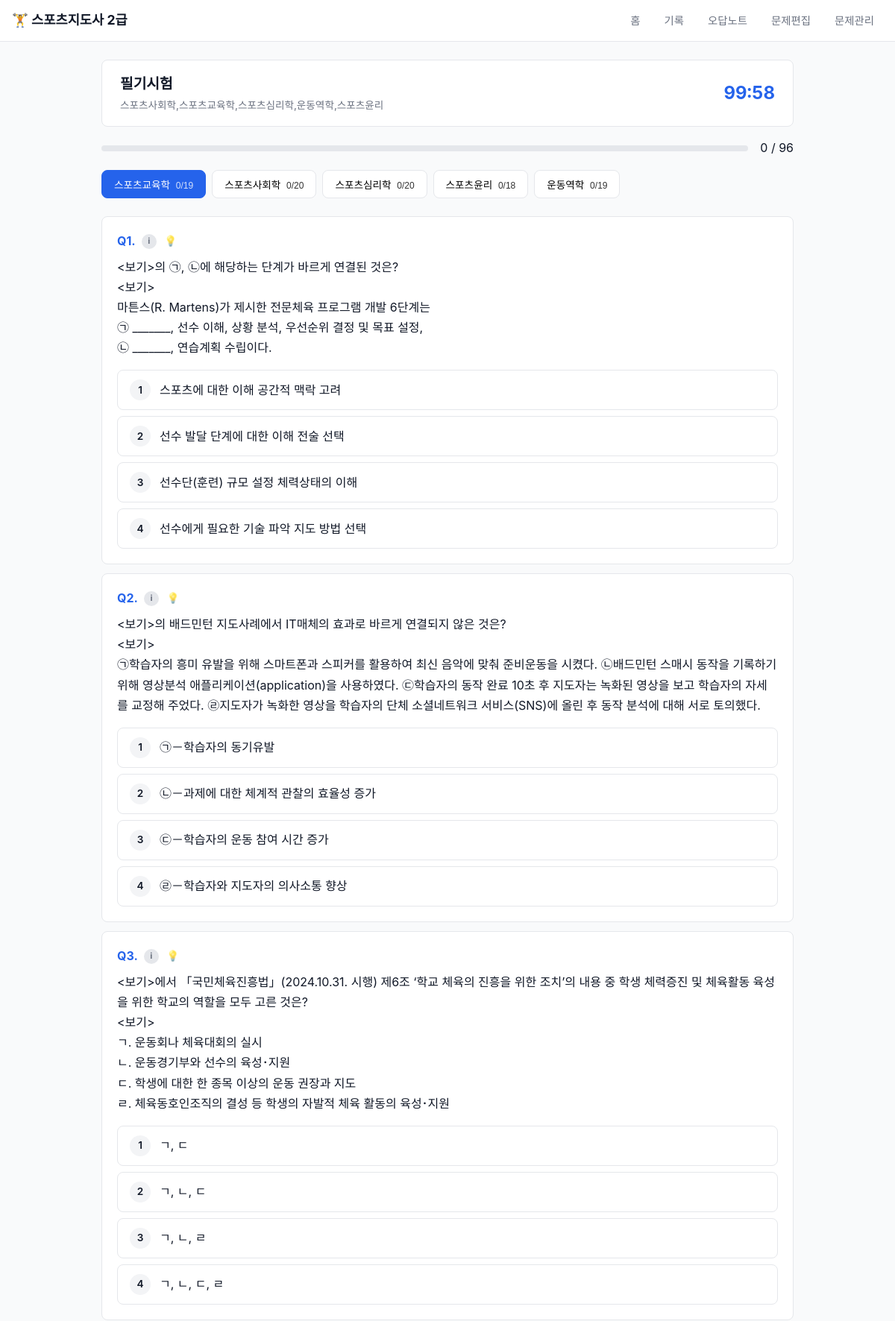
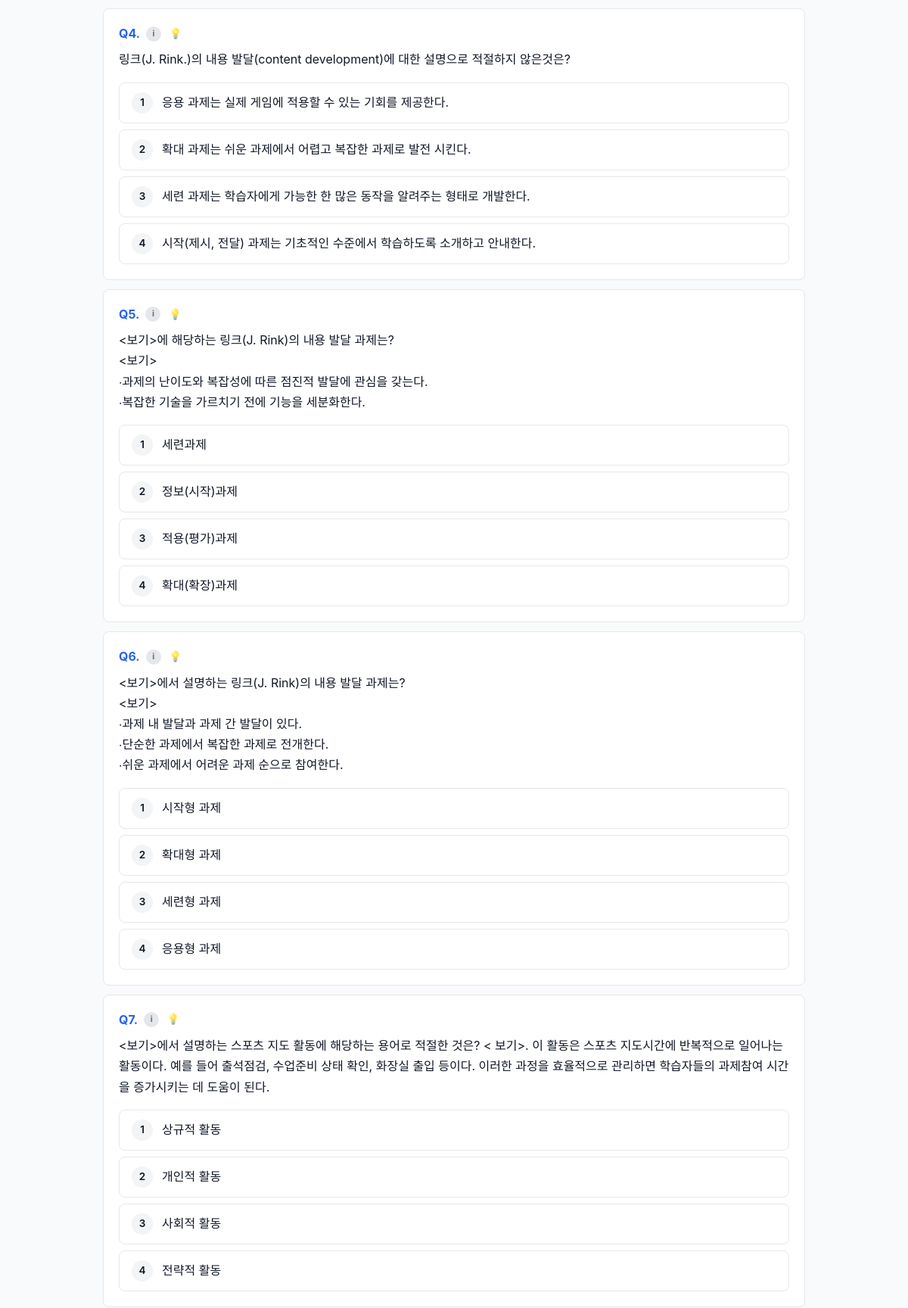
The app's page /quiz/1 (upper part) with its own data (2 pictures, top to bottom).
### tables this page shows
CREATE TABLE test_sessions (
    id              INTEGER PRIMARY KEY AUTOINCREMENT,
    test_type       TEXT NOT NULL CHECK(test_type IN ('written', 'oral')),
    selected_subjects TEXT NOT NULL,
    total_questions INTEGER NOT NULL,
    correct_count   INTEGER DEFAULT 0,
    score_percent   REAL DEFAULT 0,
    time_limit_sec  INTEGER,
    time_spent_sec  INTEGER,
    is_passed       INTEGER DEFAULT 0,
    completed       INTEGER DEFAULT 0,
    started_at      TEXT DEFAULT (datetime('now')),
    finished_at     TEXT
);

CREATE TABLE subjects (
    id          INTEGER PRIMARY KEY AUTOINCREMENT,
    name        TEXT NOT NULL UNIQUE,
    category    TEXT NOT NULL CHECK(category IN ('written', 'oral')),
    description TEXT,
    created_at  TEXT DEFAULT (datetime('now'))
);

CREATE TABLE user_answers (
    id              INTEGER PRIMARY KEY AUTOINCREMENT,
    session_id      INTEGER NOT NULL REFERENCES test_sessions(id) ON DELETE CASCADE,
    question_id     INTEGER NOT NULL REFERENCES questions(id),
    subject_id      INTEGER NOT NULL REFERENCES subjects(id),
    user_answer     TEXT,
    is_correct      INTEGER DEFAULT 0,
    answered_at     TEXT DEFAULT (datetime('now'))
);

CREATE TABLE questions (
    id              INTEGER PRIMARY KEY AUTOINCREMENT,
    subject_id      INTEGER NOT NULL REFERENCES subjects(id),
    question_type   TEXT NOT NULL CHECK(question_type IN ('multiple_choice', 'oral')),
    question_text   TEXT NOT NULL,
    option_a        TEXT,
    option_b        TEXT,
    option_c        TEXT,
    option_d        TEXT,
    correct_answer  TEXT NOT NULL,
    explanation     TEXT,
    difficulty      INTEGER DEFAULT 2 CHECK(difficulty BETWEEN 1 AND 3),
    exam_year       TEXT,
    exam_type       TEXT,
    question_number INTEGER,
    source          TEXT,
    created_at      TEXT DEFAULT (datetime('now'))
, comment TEXT);

### app.py (the view)
@app.route('/quiz/<int:session_id>')
def quiz(session_id):
    db = get_db()
    session = db.execute('SELECT * FROM test_sessions WHERE id = ?', (session_id,)).fetchone()
    if not session:
        flash('시험을 찾을 수 없습니다.', 'error')
        return redirect(url_for('index'))
    if session['completed']:
        return redirect(url_for('result', session_id=session_id))
    answers = db.execute('''
        SELECT ua.*, q.question_text, q.option_a, q.option_b, q.option_c, q.option_d,
               q.correct_answer, q.exam_year, q.exam_type, q.question_number, q.comment,
               s.name as subject_name
        FROM user_answers ua
        JOIN questions q ON ua.question_id = q.id
        JOIN subjects s ON ua.subject_id = s.id
        WHERE ua.session_id = ?
        ORDER BY s.name, ua.id
    ''', (session_id,)).fetchall()
    return render_template('quiz.html', session=session, answers=answers)

### app.py (called while the page is built, shortened)
@app.template_filter('nl2br')
def nl2br(text):
    if not text:
        return ''
    import html as html_mod
    text = html_mod.escape(str(text))
    text = text.replace('\n', '<br>')
    return Markup(text)

@app.template_filter('format_question')
def format_question(text):
    if not text:
        return ''
    import html as html_mod
    lines = str(text).split('\n')
    result = []
    table_lines = []
    def flush_table():
        if not table_lines:
            return
    for line in lines:
        if line.count('|') >= 2:
            table_lines.append(line)
        else:
            flush_table()
            escaped = html_mod.escape(line)
            escaped = re.sub(
                r'\[img:([^\]]+)\]',
                r'<img src="/static/images/\1" class="q-img" alt="문제 이미지">',
                escaped
            )
            result.append(escaped)
    flush_table()
    return Markup('<br>'.join(result))

def get_db():
    if 'db' not in g:
        os.makedirs(os.path.dirname(DB_PATH), exist_ok=True)
        g.db = sqlite3.connect(DB_PATH)
        g.db.row_factory = sqlite3.Row
        g.db.execute('PRAGMA foreign_keys = ON')
    return g.db

### templates/quiz.html (shortened to what this page needs)
{% extends "base.html" %}
{% block content %}
<div class="quiz-header">
    <div class="quiz-info">
        <h2>필기시험</h2>
        <span>{{ session.selected_subjects }}</span>
    </div>
    <div class="quiz-timer" id="timer">
        <span id="timeDisplay">100:00</span>
    </div>
</div>
<div class="quiz-progress">
    <div class="progress-bar">
    </div>
    <span id="progressText">0 / {{ answers|length }}</span>
</div>
<div class="subject-tabs" id="subjectTabs">
    {% set ns = namespace(subjects=[]) %}
    {% for a in answers %}
        {% if a.subject_name not in ns.subjects %}
            {% set ns.subjects = ns.subjects + [a.subject_name] %}
        {% endif %}
    {% endfor %}
    {% for subject in ns.subjects %}
    <button class="tab-btn {% if loop.first %}active{% endif %}"
            onclick="showSubject('{{ subject }}', this)">
        {{ subject }}
        <span class="tab-count" id="tab-{{ loop.index }}">0/{{ answers|selectattr('subject_name', 'equalto', subject)|list|length }}</span>
    </button>
    {% endfor %}
</div>
<form action="/quiz/{{ session.id }}/submit" method="POST" id="quizForm">
    {% set ns2 = namespace(current_subject='', q_num=0, sub_num=0) %}
    {% for a in answers %}
        {% if a.subject_name != ns2.current_subject %}
            {% if ns2.current_subject %}
                </div>
            {% endif %}
            {% set ns2.current_subject = a.subject_name %}
            {% set ns2.sub_num = ns2.sub_num + 1 %}
            <div class="subject-section" data-subject="{{ a.subject_name }}"
                 {% if ns2.sub_num > 1 %}style="display:none"{% endif %}>
        {% endif %}
        {% set ns2.q_num = ns2.q_num + 1 %}
        <div class="question-card" id="q-{{ a.question_id }}">
            <div class="question-header">
                <div class="question-number">Q{{ ns2.q_num }}.</div>
                {% if a.exam_year %}
                <div class="exam-info-tooltip">
                    <span class="info-icon">ℹ</span>
                </div>
                {% endif %}
                {% if a.comment %}
                <div class="exam-info-tooltip">
                    <span class="hint-icon">💡</span>
                </div>
                {% endif %}
            </div>
            <div class="question-text">{{ a.question_text|format_question }}</div>
            <div class="options">
                {% for opt_key, opt_val in [('A', a.option_a), ('B', a.option_b), ('C', a.option_c), ('D', a.option_d)] %}
                {% if opt_val %}
                <label class="option-label">
                    <span class="option-key">{{ loop.index }}</span>
                    <span class="option-text">{{ opt_val }}</span>
                </label>
                {% endif %}
                {% endfor %}
            </div>
        </div>
    {% endfor %}
    </div>
</form>
{% endblock %}

### static/style.css (style rules this page uses)
* { margin: 0; padding: 0; box-sizing: border-box; }
:root { --primary: #2563eb; --primary-dark: #1d4ed8; --success: #16a34a; --danger: #dc2626; --warning: #f59e0b; --gray-50: #f9fafb; --gray-100: #f3f4f6; --gray-200: #e5e7eb; --gray-300: #d1d5db; --gray-500: #6b7280; --gray-700: #374151; --gray-900: #111827; --radius: 8px; }
body { font-family: -apple-system, BlinkMacSystemFont, 'Segoe UI', sans-serif; background: var(--gray-50); color: var(--gray-900); line-height: 1.6; }
.quiz-header { display: flex; justify-content: space-between; align-items: center; background: white; border: 1px solid var(--gray-200); border-radius: var(--radius); padding: 1rem 1.5rem; margin-bottom: 1rem; }
.quiz-info h2 { font-size: 1.2rem; }
.quiz-info span { color: var(--gray-500); font-size: 0.85rem; }
.quiz-timer { font-size: 1.5rem; font-weight: 700; font-variant-numeric: tabular-nums; color: var(--primary); }
.quiz-progress { display: flex; align-items: center; gap: 1rem; margin-bottom: 1rem; }
.progress-bar { flex: 1; height: 8px; background: var(--gray-200); border-radius: 4px; overflow: hidden; }
.subject-tabs { display: flex; gap: 0.5rem; margin-bottom: 1rem; overflow-x: auto; padding-bottom: 0.5rem; }
.tab-btn { padding: 0.5rem 1rem; border: 1px solid var(--gray-200); border-radius: var(--radius); background: white; cursor: pointer; white-space: nowrap; font-size: 0.85rem; }
.tab-btn.active { background: var(--primary); color: white; border-color: var(--primary); }
.tab-count { font-size: 0.75rem; opacity: 0.8; margin-left: 0.25rem; }
.question-card { background: white; border: 1px solid var(--gray-200); border-radius: var(--radius); padding: 1.25rem; margin-bottom: 0.75rem; }
.question-header { display: flex; align-items: center; gap: 0.5rem; margin-bottom: 0.5rem; }
.question-number { font-weight: 700; color: var(--primary); }
.exam-info-tooltip { position: relative; display: inline-flex; }
.info-icon { display: inline-flex; align-items: center; justify-content: center; width: 20px; height: 20px; border-radius: 50%; background: var(--gray-200); color: var(--gray-500); font-size: 0.7rem; font-weight: 700; cursor: help; font-style: normal; }
.question-text { font-size: 1rem; line-height: 1.7; margin-bottom: 1rem; }
.options { display: flex; flex-direction: column; gap: 0.5rem; }
.option-label { display: flex; align-items: center; gap: 0.75rem; padding: 0.75rem 1rem; border: 1px solid var(--gray-200); border-radius: var(--radius); cursor: pointer; transition: all 0.2s; }
.option-key { display: inline-flex; align-items: center; justify-content: center; width: 28px; height: 28px; border-radius: 50%; background: var(--gray-100); font-weight: 600; font-size: 0.85rem; flex-shrink: 0; }
.hint-icon { display: inline-flex; align-items: center; justify-content: center; width: 22px; height: 22px; cursor: help; font-size: 0.85rem; opacity: 0.7; transition: opacity 0.2s; }

### records on screen
test_sessions: selected_subjects "스포츠사회학,스포츠교육학,스포츠심리학,운동역학,스포츠윤리"
subjects: name "스포츠교육학", answers "19"
subjects: name "스포츠사회학", answers "20"
subjects: name "스포츠심리학", answers "20"
subjects: name "스포츠윤리", answers "18"
subjects: name "운동역학", answers "19"
user_answers: q_num "1", question_text "<보기>의 ㉠, ㉡에 해당하는 단계가 바르게 연결된 것은? <보기> 마튼스(R. Martens)가 제시한 전문체육 프로그램 개발 6단계는 ㉠ _______, 선수 이해, 상황 분석, 우선순위 결정 및 목표 설정, ㉡ _______, 연습계획 수립이다.", option_a "스포츠에 대한 이해 공간적 맥락 고려", option_b "선수 발달 단계에 대한 이해 전술 선택", option_c "선수단(훈련) 규모 설정 체력상태의 이해", option_d "선수에게 필요한 기술 파악 지도 방법 선택"
user_answers: q_num "2", question_text "<보기>의 배드민턴 지도사례에서 IT매체의 효과로 바르게 연결되지 않은 것은? <보기> ㉠학습자의 흥미 유발을 위해 스마트폰과 스피커를 활용하여 최신 음악에 맞춰 준비운동을 시켰다. ㉡배드민턴 스매시 동작을 기록하기 위해 영상분석 애플리케이션(application)을 사용하였다. ㉢학습자의 동작 완료 10초 후 지도자는 녹화된 영상을 보고 학습자의 자세를 교정해 주었다. ㉣지도자가 녹화한 영상을 학습자의 단체 소셜네트워크 서비스(SNS)에 올린 후 동작 분석에 대해 서로 토의했다.", option_a "㉠－학습자의 동기유발", option_b "㉡－과제에 대한 체계적 관찰의 효율성 증가", option_c "㉢－학습자의 운동 참여 시간 증가", option_d "㉣－학습자와 지도자의 의사소통 향상"
user_answers: q_num "3", question_text "<보기>에서 「국민체육진흥법」(2024.10.31. 시행) 제6조 ‘학교 체육의 진흥을 위한 조치’의 내용 중 학생 체력증진 및 체육활동 육성을 위한 학교의 역할을 모두 고른 것은? <보기> ㄱ. 운동회나 체육대회의 실시 ㄴ. 운동경기부와 선수의 육성･지원 ㄷ. 학생에 대한 한 종목 이상의 운동 권장과 지도 ㄹ. 체육동호인조직의 결성 등 학생의 자발적 체육 활동의 육성･지원", option_a "ㄱ, ㄷ", option_b "ㄱ, ㄴ, ㄷ", option_c "ㄱ, ㄴ, ㄹ", option_d "ㄱ, ㄴ, ㄷ, ㄹ"
user_answers: q_num "4", question_text "링크(J. Rink.)의 내용 발달(content development)에 대한 설명으로 적절하지 않은것은?", option_a "응용 과제는 실제 게임에 적용할 수 있는 기회를 제공한다.", option_b "확대 과제는 쉬운 과제에서 어렵고 복잡한 과제로 발전 시킨다.", option_c "세련 과제는 학습자에게 가능한 한 많은 동작을 알려주는 형태로 개발한다.", option_d "시작(제시, 전달) 과제는 기초적인 수준에서 학습하도록 소개하고 안내한다."
user_answers: q_num "5", question_text "<보기>에 해당하는 링크(J. Rink)의 내용 발달 과제는? <보기> ∙과제의 난이도와 복잡성에 따른 점진적 발달에 관심을 갖는다. ∙복잡한 기술을 가르치기 전에 기능을 세분화한다.", option_a "세련과제", option_b "정보(시작)과제", option_c "적용(평가)과제", option_d "확대(확장)과제"
user_answers: q_num "6", question_text "<보기>에서 설명하는 링크(J. Rink)의 내용 발달 과제는? <보기> ∙과제 내 발달과 과제 간 발달이 있다. ∙단순한 과제에서 복잡한 과제로 전개한다. ∙쉬운 과제에서 어려운 과제 순으로 참여한다.", option_a "시작형 과제", option_b "확대형 과제", option_c "세련형 과제", option_d "응용형 과제"
user_answers: q_num "7", question_text "<보기>에서 설명하는 스포츠 지도 활동에 해당하는 용어로 적절한 것은? < 보기>. 이 활동은 스포츠 지도시간에 반복적으로 일어나는 활동이다. 예를 들어 출석점검, 수업준비 상태 확인, 화장실 출입 등이다. 이러한 과정을 효율적으로 관리하면 학습자들의 과제참여 시간을 증가시키는 데 도움이 된다.", option_a "상규적 활동", option_b "개인적 활동", option_c "사회적 활동", option_d "전략적 활동"

### other values on screen
{{ answers|length }} "96"
